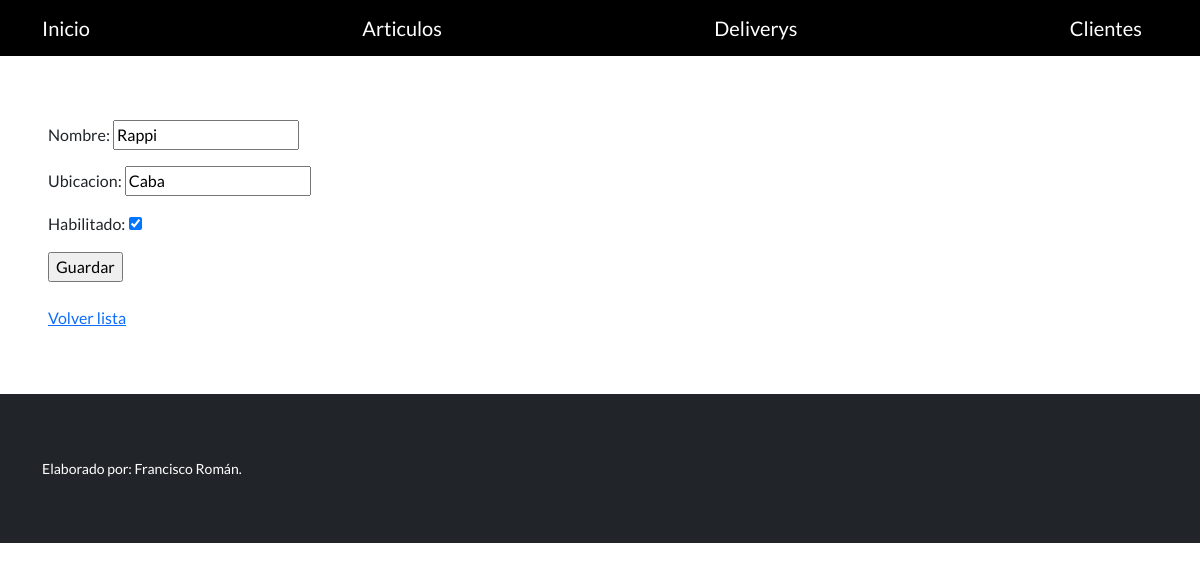
Screenshot of /appcontrol/editar-delivery/1/ with the database file from the repository.
### App_control/models.py (models this page shows, shortened)
class delivery(models.Model):
    nombre = models.CharField(max_length=256)
    ubicacion = models.CharField(max_length=256)
    habilitado = models.BooleanField(default=False)

### App_control/views.py (the view)
# urls.py: path('editar-delivery/<int:pk>/', deliveryUpdateView.as_view(), name="editar_delivery"),
class deliveryUpdateView(UpdateView):
    model = delivery
    fields = ('nombre', 'ubicacion', 'habilitado')
    success_url = reverse_lazy('lista_delivery')

### App_control/templates/App_control/delivery_form.html (shortened to what this page needs)
{% extends "base.html" %}
{% block contenido %}
<form method="post">
  {{ form.as_p }}
  <input type="submit" value="Guardar" />
</form>
<br>
<a href="{% url 'lista_delivery' %}">Volver lista</a>
{% endblock contenido %}

### rows the page displays
delivery: nombre "Rappi", ubicacion "Caba", habilitado "☑"
